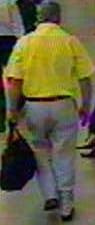
#> input picture Other/data/gui test images/0002_1_25008_169_19_94_224.jpeg, 95 x 225 px
$ python -i custom_hog_methods.py   (imports and definitions only)   (older library calls are emulated)
#> lines starting #> are read from the running program, lines starting #| are printed output that depends on the picture
#> further down, picture is the input picture: shape (225, 95, 3); mean B, G, R 64.8, 95.1, 100.2
"""
custom_hog() Parameters Explained (Usage & Effects)
==================================================

custom_hog(img, orientations=9, pixels_per_cell=(8, 8),
               block_norm='l2hys', transform_sqrt=False,
               feature_vector=True, unsigned=True, gradient='sobel',
               gamma=1.0, gaussian_sigma=0.0):

orientations (int):
    - Defines how many bins to split gradient directions.
    - Higher values (e.g., 9, 16) capture finer edge direction info.
    - Lower values (e.g., 6) reduce detail, faster computation.
    - Default: 9 (standard from Dalal & Triggs HOG).

pixels_per_cell (tuple of int):
    - Size of the cell region in pixels, like (8, 8).
    - Smaller cells = more detailed texture, but larger feature vector.
    - Larger cells = more general, less sensitive to small edges.
    - Typical: (8, 8).

Harde coded (2,2) cells per block

block_norm (str):
    - Method to normalize gradient histograms per block.
    - Options:
        'l2'     : Standard normalization.
        'l2hys'  : L2 + clipping outliers (default, robust).
        'l1'     : Normalizes using L1-norm.
        'none'   : No normalization (rarely used).
    - Accepts variations like 'L2-Hys', 'l2hys', etc.

transform_sqrt (bool):
    - Applies square root to pixel intensities before HOG.
    - Helps with uneven lighting & shadows.
    - Effectively a gamma correction with gamma=0.5.

feature_vector (bool):
    - If True: Output is flattened 1D feature vector (for classifiers like SVM).
    - If False: Output is kept as block-grid array (for visualization or advanced models).

unsigned (bool):
    - True  : Gradients are unsigned (0°–180°), ignores edge direction.
    - False : Uses full 0°–360°, detects signed edge direction.
    - Unsigned is standard for object detection.

gradient (str):
    - Selects the gradient filter used to compute edge directions.
    - Choices:
        'sobel'   : Balanced, general-purpose.
        'scharr'  : Stronger edges, small details.
        'prewitt' : Lighter, simpler filter.
        'roberts' : Focuses on diagonal edges.
        'dog'     : Multi-scale blob & edge detection (Difference of Gaussians).
        'central_diff'

gamma (float):
    - Gamma correction applied to input intensities.
    - >1.0 darkens bright regions (compress dynamic range).
    - <1.0 boosts shadows (brightens dark areas).
    - Default: 1.0 (no gamma correction).

gaussian_sigma (float):
    - Amount of Gaussian blur applied before gradients.
    - Helps reduce noise & textures that confuse edge detection.
    - 0.0 disables blurring (default).

Examples:
---------
# Typical pedestrian HOG feature extraction
hog_features = custom_hog(image_data, orientations=9, pixels_per_cell=(8, 8), block_norm='l2hys', gradient='prewitt')

# Enhance edges with Scharr & sqrt normalization (for dark images)
hog_features = custom_hog(image_data, gradient='scharr', block_norm='l2hys', transform_sqrt=True, feature_vector=True)

# Apply gamma correction & Gaussian blur to denoise before HOG
hog_features = custom_hog(image_data, block_norm='l2hys', gamma=0.8, gaussian_sigma=1.5, gradient='sobel')
"""


import cv2
import numpy as np
import math

# ---------------------- Gradient Filters ------------------------

# [31 lines left out: functions sobel_grad, scharr_grad, prewitt_grad, roberts_grad, not called in this run]

def dog_grad(img, sigma1=1.0, sigma2=2.0):
#> called with sigma1 = 1, sigma2 = 2
    g1 = cv2.GaussianBlur(img, (0, 0), sigma1)
    g2 = cv2.GaussianBlur(img, (0, 0), sigma2)
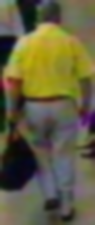
#> g2: shape (225, 95, 3); mean B, G, R 64.8, 95.1, 100.2
    dog = cv2.subtract(g1, g2)
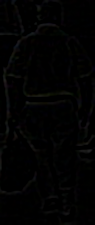
#> dog: shape (225, 95, 3); mean B, G, R 2.1, 2.1, 2.1
    gx = cv2.Sobel(dog, cv2.CV_64F, 1, 0, ksize=3)
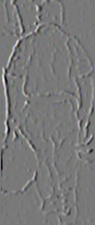
#> gx: shape (225, 95, 3) float64; mean B, G, R -0.1, -0.1, -0.1; drawn with min black and max white
    gy = cv2.Sobel(dog, cv2.CV_64F, 0, 1, ksize=3)
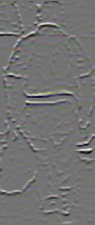
#> gy: shape (225, 95, 3) float64; mean B, G, R -0.1, 0, -0.1; drawn with min black and max white
    mag = cv2.addWeighted(gx, 0.5, gy, 0.5, 0)
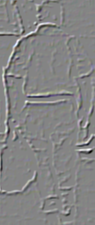
#> mag: shape (225, 95, 3) float64; mean B, G, R -0.1, -0.1, -0.1; drawn with min black and max white
    ang = cv2.phase(gx, gy, angleInDegrees=True)
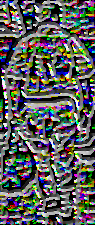
#> ang: shape (225, 95, 3) float64; mean B, G, R 131.1, 131.3, 129.8; drawn with min black and max white
    return mag, ang


# [9 lines left out: function central_diff_grad, not called in this run]

GRADIENT_FILTERS = {
    "sobel": sobel_grad,
    "scharr": scharr_grad,
    "prewitt": prewitt_grad,
    "roberts": roberts_grad,
    "dog": dog_grad,
    "central_diff": central_diff_grad,
}

# ---------------------- HOG Descriptor ------------------------

class SimpleHOG:
    # [70 lines left out: functions __init__, extract, cell_histogram, norm_block, not called in this run]

# ─── 1. NEW IMPORT ─────────────────────────────────────────────
import math          # <-- place after the existing imports


# ─── 2.  HOG VISUALISATION UTILITY ─────────────────────────────
# [98 lines left out: functions render_hog_image, custom_hog, not called in this run]

>>> import cv2
>>> picture = cv2.imread('data/gui test images/0002_1_25008_169_19_94_224.jpeg')
>>> result = dog_grad(picture)

$ run again, on Other/data/gui test images/00000005a.png
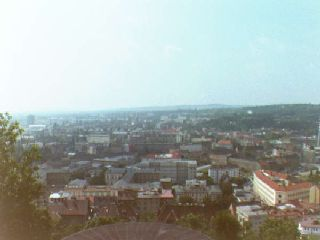
#> input picture Other/data/gui test images/00000005a.png, 320 x 240 px
#> picture is the input picture: shape (240, 320, 3); mean B, G, R 165.1, 169.9, 162.1
#> in dog_grad, `mag = cv2.addWeighted(gx, 0.5, gy, 0.5, 0)`:
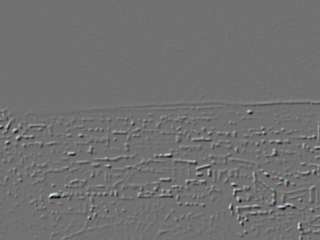
#> mag: shape (240, 320, 3) float64; mean B, G, R 0, 0, 0; drawn with min black and max white
#> in dog_grad, `ang = cv2.phase(gx, gy, angleInDegrees=True)`:
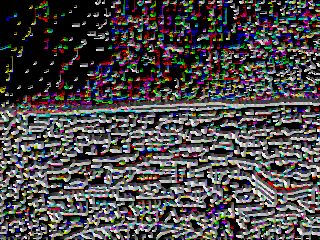
#> ang: shape (240, 320, 3) float64; mean B, G, R 101, 100.6, 104.3; drawn with min black and max white
